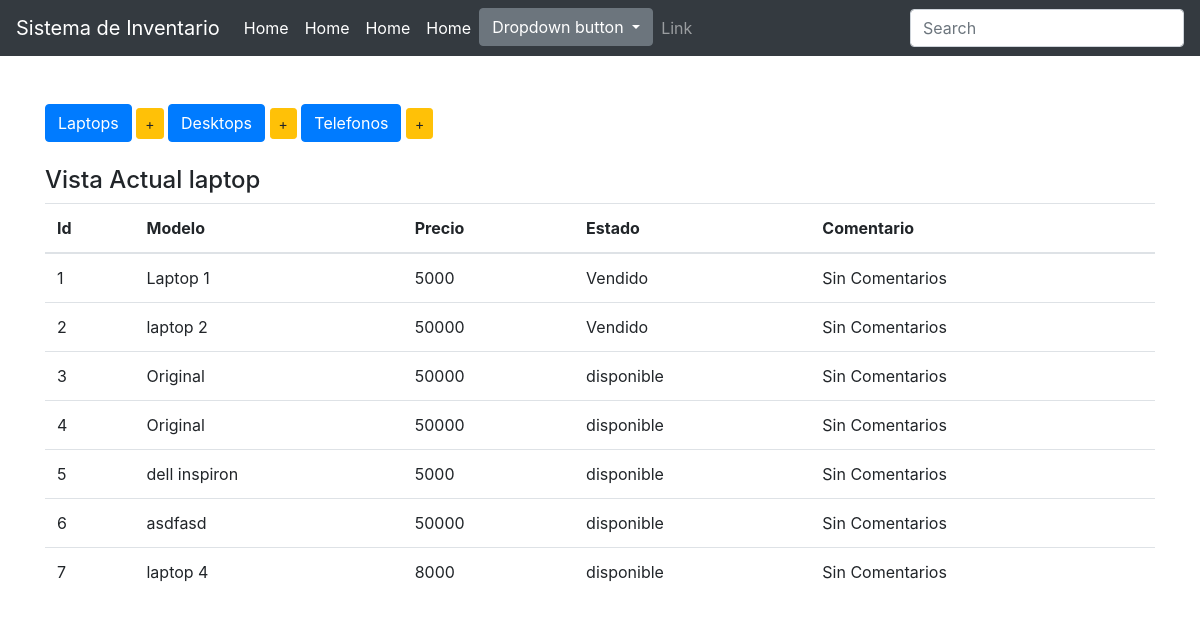
The app's page /display_laptops with its own data.
### inventory/models.py (models this page shows, shortened)
class Dispositivo(models.Model):
    tipo = models.CharField(max_length=100, blank=False)
    precio = models.IntegerField()
    choices = (
        ('disponible', 'Item listo'),
        ('Vendido', 'Item Vendido'),
        ('Reponer', 'Reponer Item en la brevedad')
    )
    estado = models.CharField(
        max_length=10, choices=choices, default='Vendido')
    comentario = models.CharField(max_length=100, default="Sin Comentarios")
    class Meta:
        abstract = True

class laptop(Dispositivo):
    pass

### inventory/views.py (the view)
# urls.py: url(r'^display_laptops$', display_laptops, name='display_laptops'),
def display_laptops(request):
    items = laptop.objects.all()
    context = {
        'items': items,
        'header': 'laptop',
    }
    return render(request, 'index.html', context)

### inventory/templates/index.html
{% extends 'base.html' %}
{% block body %}
<br />
<div class="button-group">
  <a href="{% url 'display_laptops'%}" class="btn btn-primary btn-md" role="button">Laptops</a>
  <a href="{% url 'add_laptop'%}" class="btn btn-warning btn-sm" role="button">+</a>
  <a href="{% url 'display_desktop'%}" class="btn btn-primary btn-md" role="button">Desktops</a>
  <a href="{% url 'add_desktop'%}" class="btn btn-warning btn-sm" role="button">+</a>
  <a href="{% url 'display_telefono'%}#" class="btn btn-primary btn-md" role="button">Telefonos</a>
  <a href="{% url 'add_telefono'%}" class="btn btn-warning btn-sm" role="button">+</a>
</div>
<br />
<h4>Vista Actual {{ header }}</h4>
<table class="table table-hover">
  <thead>
    <tr>
      <th>Id</th>
      <th>Modelo</th>
      <th>Precio</th>
      <th>Estado</th>
      <th>Comentario</th>
    </tr>
  </thead>
  <tbody>
    {% for items in items %}
    <tr>
      <td>{{ items.pk }}</td>
      <td>{{ items.tipo }}</td>
      <td>{{ items.precio }}</td>
      <td>{{ items.estado }}</td>
      <td>{{ items.comentario }}</td>
    </tr>
    {% endfor %}
  </tbody>
</table>
</div>
<br>
{% endblock %}

### inventory/templates/base.html (shortened to what this page needs)
<!DOCTYPE html>
<html>
<head>
  {% load static %}
  <link rel="stylesheet" href="{% static 'css/style.css'%}" />
  <link rel="stylesheet" href="{% static '/css/bootstrap.min.css'%}" />
</head>
<body>
  <div class="navbar navbar-expand navbar-dark bg-dark">
    <a class="navbar-brand" href="#">Sistema de Inventario</a>
    <div class="collapse navbar-collapse" id="navbarsExample02">
      <ul class="navbar-nav mr-auto">
        <li class="nav-item active">
          <a class="nav-link" href="#">Home <span class="sr-only">(current)</span></a>
        </li>
        <li class="nav-item active">
          <a class="nav-link" href="#">Home <span class="sr-only">(current)</span></a>
        </li>
        <li class="nav-item active">
          <a class="nav-link" href="#">Home <span class="sr-only">(current)</span></a>
        </li>
        <li class="nav-item active">
          <a class="nav-link" href="#">Home <span class="sr-only">(current)</span></a>
        </li>
        <div class="dropdown">
          <button class="btn btn-secondary dropdown-toggle" type="button" id="dropdownMenuButton" data-toggle="dropdown"
            aria-haspopup="true" aria-expanded="false">
            Dropdown button
          </button>
        </div>
        <li class="nav-item">
          <a class="nav-link" href="#">Link</a>
        </li>
      </ul>
      <form class="form-inline my-2 my-md-0">
        <input class="form-control" type="text" placeholder="Search" />
      </form>
    </div>
  </div>
  <br>
  <div class="container">
    {% block body %}
    {% endblock %}
</body>
</html>

### records on screen
laptop: pk "1", tipo "Laptop 1", precio "5000", estado "Vendido", comentario "Sin Comentarios"
laptop: pk "2", tipo "laptop 2", precio "50000", estado "Vendido", comentario "Sin Comentarios"
laptop: pk "3", tipo "Original", precio "50000", estado "disponible", comentario "Sin Comentarios"
laptop: pk "4", tipo "Original", precio "50000", estado "disponible", comentario "Sin Comentarios"
laptop: pk "5", tipo "dell inspiron", precio "5000", estado "disponible", comentario "Sin Comentarios"
laptop: pk "6", tipo "asdfasd", precio "50000", estado "disponible", comentario "Sin Comentarios"
laptop: pk "7", tipo "laptop 4", precio "8000", estado "disponible", comentario "Sin Comentarios"

### other values on screen
{{ header }} "laptop"
